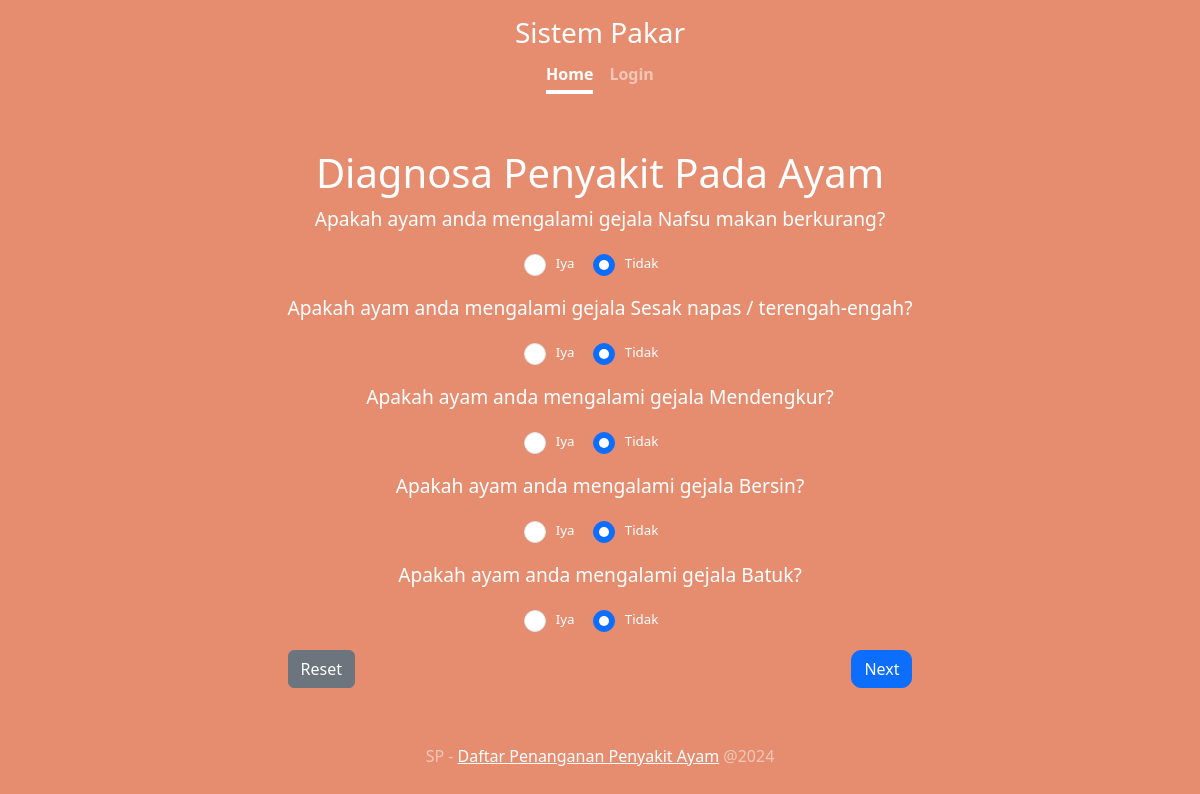
The page /diagnose.php on the database its author committed.
### tables this page shows
CREATE TABLE symptoms (
    id INT AUTO_INCREMENT PRIMARY KEY,
    code VARCHAR(10) UNIQUE NOT NULL,
    name VARCHAR(255) NOT NULL,
    created_at TIMESTAMP DEFAULT CURRENT_TIMESTAMP,
    modified_at TIMESTAMP DEFAULT CURRENT_TIMESTAMP ON UPDATE CURRENT_TIMESTAMP
);

### diagnose.php (the view, shortened to what this page needs)
<?php
include 'db.php';
$symptoms_sql = "SELECT * FROM symptoms";
$symptoms_result = $conn->query($symptoms_sql);
$symptoms = $symptoms_result->fetch_all(MYSQLI_ASSOC);
$symptom_index = intval($_SESSION['symptom_index']);
$symptoms_to_display = array_slice($symptoms, $symptom_index, 5);
?>
<!DOCTYPE html>
<html>
<head>
    <link href="https://cdn.jsdelivr.net/npm/bootstrap@5.3.3/dist/css/bootstrap.min.css" rel="stylesheet">
    <link rel="stylesheet" href="style.css">
</head>
<body class="d-flex h-100 text-center">
  <div class="cover-container d-flex w-100 h-100 p-3 mx-auto flex-column">
  <header class="mb-auto text-center">
      <h3 class="mb-0" onclick="window.location.href = 'index.php'" style="cursor: pointer;">Sistem Pakar</h3>
      <nav class="nav nav-masthead justify-content-center mt-2">
        <?php if (isset($_SESSION['username'])): ?>
          <a class="nav-link fw-bold py-1 px-0 active" href="index.php"><?= $_SESSION['username'] ?></a>
          <a class="nav-link fw-bold py-1 px-0" href="admin/gejala.php">Kelola Data</a>
          <a class="nav-link fw-bold py-1 px-0" href="logout.php">Logout</a>
        <?php else: ?>
          <a class="nav-link fw-bold py-1 px-0 active" aria-current="page" href="index.php">Home</a>
          <a class="nav-link fw-bold py-1 px-0" href="login.php">Login</a>
        <?php endif; ?>
      </nav>
    </header>
    <main class="px-3">
      <h1>Diagnosa Penyakit Pada Ayam</h1>
      <form method="post" action="diagnose.php">
        <?php if (!empty($symptoms_to_display)): ?>
          <?php foreach ($symptoms_to_display as $index => $symptom):?>
            <div class="mb-3 symptom-question">
              <p class="question text-white">Apakah ayam anda mengalami gejala <?= htmlspecialchars($symptom['name']) ?>?</p>
              <div class="form-check form-check-inline">
                <input class="form-check-input" type="radio" required name="symptom[<?= $index ?>]" id="symptom-yes-<?= $index ?>" value="<?= htmlspecialchars($symptom['code']) ?>">
                <label class="form-check-label text-white" for="symptom-yes-<?= $index ?>">Iya</label>
              </div>
              <div class="form-check form-check-inline">
                <input class="form-check-input" type="radio" required name="symptom[<?= $index ?>]" id="symptom-no-<?= $index ?>" value="" checked>
                <label class="form-check-label text-white" for="symptom-no-<?= $index ?>">Tidak</label>
              </div>
            </div>
          <?php endforeach; ?>
          <div class="d-flex justify-content-between">
            <button type="submit" name="reset" class="btn btn-secondary">Reset</button>
            <button type="submit" name="next" class="btn btn-primary">Next</button>
          </div>
        <?php else: ?>
          <p>Tidak ada gejala yang tersedia.</p>
        <?php endif; ?>
      </form>
    </main>
    <footer class="mt-auto text-white-50">
      <p>SP - <a href="index.php" class="text-white">Daftar Penanganan Penyakit Ayam</a> @2024</p>
    </footer>
  </div>
</body>
</html>

### style.css (style rules this page uses)
body { display: flex; align-items: center; justify-content: center; height: 100%; width: 100%; margin: 0; background-color: #e68d70; color: white; }
.cover-container { max-width: 100%; display: flex; flex-direction: column; justify-content: center; align-items: center; min-height: 100vh; }
.question { color: #c44931; text-align: center; font-size: 1.2em; }
h1 { text-align: center; }
input { padding: 10px; width: 100%; font-size: 17px; font-family: Raleway; border: 1px solid #aaaaaa; border-radius: 10px; -webkit-appearance: none; }
button { background-color: #ffffff; color: #000000; border: none; border-radius: 50%; padding: 10px 20px; font-size: 17px; font-family: Raleway; cursor: pointer; }
.nav-masthead .nav-link { color: rgba(255, 255, 255, .5); border-bottom: .25rem solid transparent; }
.nav-masthead .nav-link + .nav-link { margin-left: 1rem; }
.nav-masthead .active { color: #fff; border-bottom-color: #fff; }
.form-check-label { color: #000000; }
.cover-container { width: 100%; max-width: 42em; padding: 0 1.5rem; }
.form-check-inline .form-check-input { margin-right: 0.3rem; }
.form-check-inline .form-check-label { margin-left: 0.3rem; }
.btn-primary { border-radius: 10px; }
.nav-masthead .nav-link { font-weight: 700; color: rgba(255, 255, 255, .5); border-bottom: .25rem solid transparent; }
footer { margin-top: 2rem; color: rgba(0, 0, 0, .5); }
.form-check-label { font-size: smaller; }

### rows shown on the page
symptoms: name "Nafsu makan berkurang"
symptoms: name "Sesak napas / terengah-engah"
symptoms: name "Mendengkur"
symptoms: name "Bersin"
symptoms: name "Batuk"
